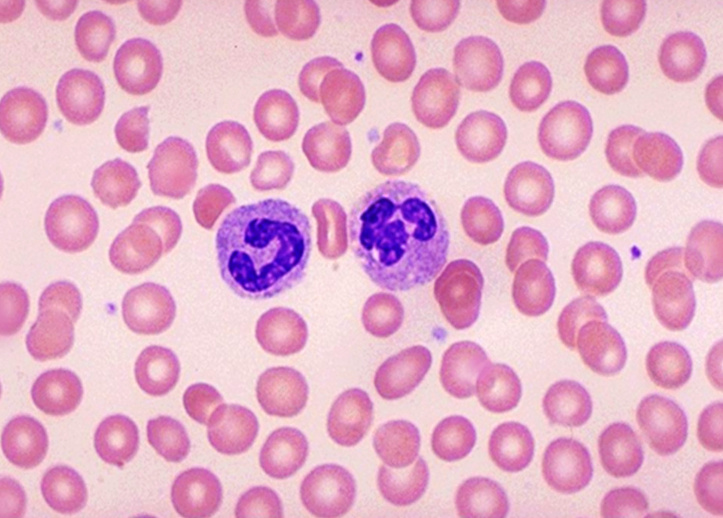
#> input picture images/rbc.jpg, 723 x 518 px
$ python watershed.py   (older library calls are emulated)
#> lines starting #> are read from the running program, lines starting #| are printed output that depends on the picture; after the words box and inside, x2 and y2 are one past the last pixel; in counts of white or black regions, pixels touching at a corner belong together
import os
import logging

import cv2
import numpy as np

from scipy import ndimage as ndi
from skimage.feature import peak_local_max
from skimage.segmentation import watershed
from matplotlib import pyplot as plt

logging.basicConfig(level=logging.INFO)
logger = logging.getLogger(__name__)


def read_image(image_path: str, results_dir: str) -> np.ndarray:
    """Reads an image from a path and returns a numpy array.

    Args:
        image_path (str): Path to the image.
        results_dir (str): Path to the results directory.

    Returns:
        np.ndarray: Numpy array with the image.
    """
#> called with image_path = 'scripts/images/rbc.jpg', results_dir = 'results'
    os.makedirs(results_dir, exist_ok=True)

    with open(image_path, 'rb') as f:
        image_content = f.read()
    img = cv2.imdecode(
        np.frombuffer(image_content, np.uint8),
        cv2.IMREAD_UNCHANGED
    )
#> img is the input picture: shape (518, 723, 3); mean B, G, R 200.6, 173.2, 228.3

    return img


def fill_holes(image: np.ndarray, thresh=1000) -> np.ndarray:
    """Fills holes in a binary image.

    Args:
        image (np.ndarray): Binary image.

    Returns:
        np.ndarray: Binary image with filled holes.
    """
    image = image.copy()
    contours, _ = cv2.findContours(
        image,
        cv2.RETR_TREE,
        cv2.CHAIN_APPROX_SIMPLE
    )
    holes = []

    for contour in contours:
        if cv2.contourArea(contour) < thresh:
            holes.append(contour)

    cv2.drawContours(image, holes, -1, 255, -1)

    return image


def apply_id_and_label(results_dir, gray, labels, labeled_image):
    for label in np.unique(labels):
        if label == 0:
            continue
        mask = np.zeros(gray.shape, dtype='uint8')
        mask[labels == label] = 255
        ctns = cv2.findContours(
            mask.copy(),
            cv2.RETR_EXTERNAL,
            cv2.CHAIN_APPROX_NONE
        )[-2]
        c = max(ctns, key=cv2.contourArea)
        ((x, y), r) = cv2.minEnclosingCircle(c)
        cv2.putText(
            labeled_image,
            '#{}'.format(label),
            (int(x) - 10, int(y)),
            cv2.FONT_HERSHEY_SIMPLEX,
            0.6,
            (255, 255, 250),
            2
        )
        cv2.imwrite(
            os.path.join(results_dir, 'labeled_overlayed_image.png'),
            labeled_image
        )


def apply_overlay(results_dir, img, labels):
    normalize = plt.Normalize(labels.min(), labels.max())
    seg_watershed = plt.cm.jet(normalize(labels))

    seg_watershed = (seg_watershed * 255).astype(np.uint8)
    seg_watershed = cv2.cvtColor(seg_watershed, cv2.COLOR_RGB2BGR)

    overlay = cv2.addWeighted(img, 0.5, seg_watershed, 0.5, 0)
    cv2.imwrite(os.path.join(results_dir, 'overlay_watershed.png'), overlay)
    return overlay


if __name__ == '__main__':
    results_dir = 'results'
    image_path = os.path.abspath(os.path.join('images', 'rbc.jpg'))
    logger.info(f'Reading image from {image_path}')
    img = read_image(image_path, results_dir)
    gray = cv2.cvtColor(img, cv2.COLOR_BGR2GRAY)
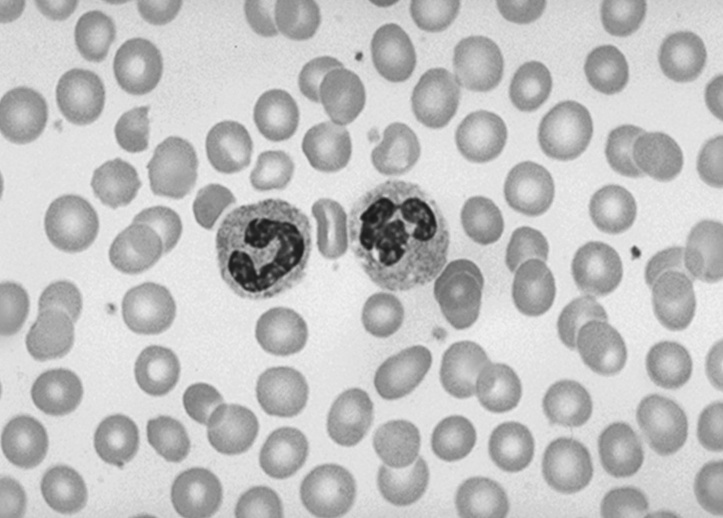
#> gray: shape (518, 723); min 23, max 242, mean 192.8

    logger.info('Applying mean shift filter')
    mean_filter = cv2.pyrMeanShiftFiltering(
        img,
        20,
        40
    )

    logger.info('Applying threshold')
    thresh_val, thresh = cv2.threshold(
        gray,
        0,
        255,
        cv2.THRESH_BINARY_INV | cv2.THRESH_OTSU
    )
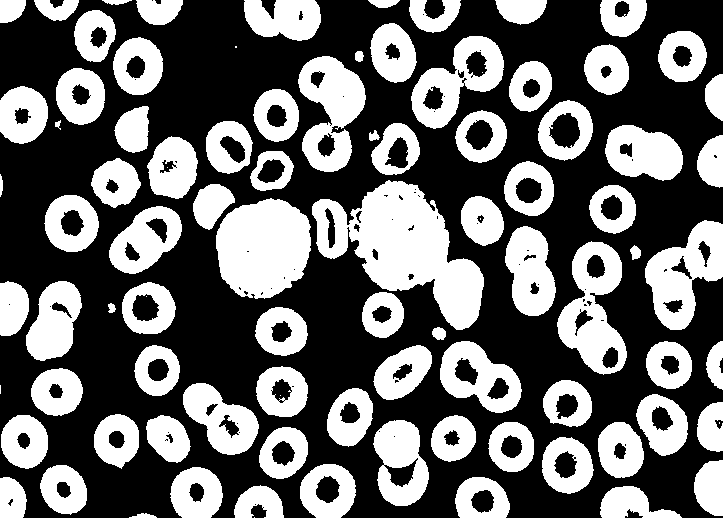
#> thresh: shape (518, 723); 40.5% white; 93 white regions (9 under 20 px)
#> thresh_val = 186
    logger.info('Threshold value: %s', str(thresh_val))

    # dilated = cv2.dilate(thresh, np.ones((3, 3), np.uint8), iterations=2)
    # segmented = cv2.erode(dilated, np.ones((3, 3), np.uint8), iterations=2)
    segmented = fill_holes(thresh)
#> in fill_holes, `contours, _ = cv2.findContours( image, cv2.RETR_TREE, cv2.CHAIN_APPROX..`: contours = 229 contours, 70 with area under 20; largest, box (x1, y1, x2, y2) and area: (312, 180, 484, 330) 12229, (216, 198, 311, 299) 7346, (557, 241, 627, 375) 5450, (645, 220, 723, 330) 4880, (298, 56, 366, 172) 4818
#> the loop in fill_holes, `for contour in contours:` made 229 passes
#> contour on passes 1, 5, 6: [[254, 517]], [[262, 507], [263, 506], [264, 507], [263, 508]], [[254, 504], [255, 503], [256, 504], [255, 505]]
#> after the loop in fill_holes, `for contour in contours:`: holes = 164 contours, 70 with area under 20; largest, box (x1, y1, x2, y2) and area: (697, 402, 723, 452) 963, (409, 0, 461, 33) 957, (495, 0, 547, 25) 916, (0, 477, 27, 518) 893, (136, 0, 183, 25) 836
#> in fill_holes, `cv2.drawContours(image, holes, -1, 255, -1)`: image: shape (518, 723); 45.3% white; 88 white regions (4 under 20 px), largest, box (x1, y1, x2, y2) and area: (312, 180, 484, 330) 12552, (216, 198, 311, 299) 7499, (557, 241, 627, 375) 5628
    cv2.imwrite(os.path.join(results_dir, 'thresh.png'), segmented)

    logger.info('Applying watershed')
    distance_map = ndi.distance_transform_edt(segmented)
    plt.imshow(distance_map)
    plt.savefig(os.path.join(results_dir, 'distance_map.png'))

    local_max = peak_local_max(
        distance_map,
        indices=False,
        min_distance=20,
        labels=segmented
    )
#> local_max: shape (518, 723) bool; 0.02% white in thin lines or dots, all inside (x1, y1, x2, y2) = (20, 20, 703, 498)
    markers = ndi.label(local_max, structure=np.ones((3, 3)))[0]
#> markers: shape (518, 723) int32; 85 distinct labels, from 0 to 84
    labels = watershed(-distance_map, markers, mask=segmented)
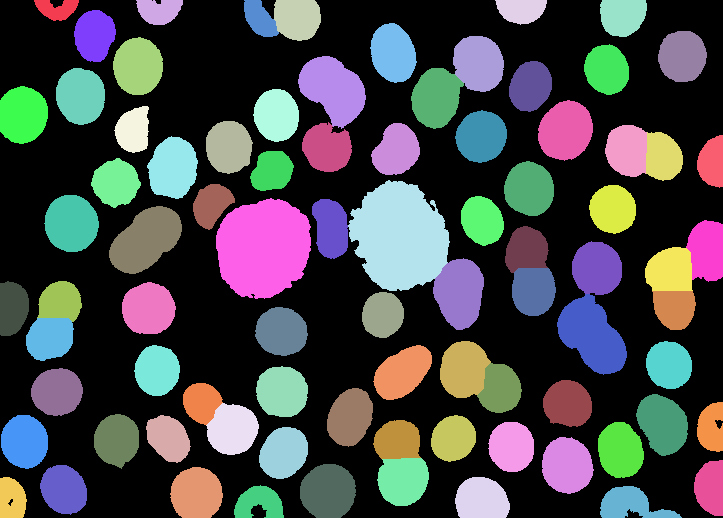
#> labels: shape (518, 723) int32; 85 distinct labels, from 0 to 84; one colour per label, 0 black
    logger.info('Number of objects: %s', str(len(np.unique(labels)) - 1))

    logger.info('Saving results')
    plt.clf()
    plt.imshow(labels)
    fig = plt.gcf()
    fig.set_size_inches(18.5, 10.5)
    plot = plt.imshow(labels, cmap='jet')
    plt.colorbar(plot)
    plt.savefig(os.path.join(results_dir, 'labels_watershed.png'))
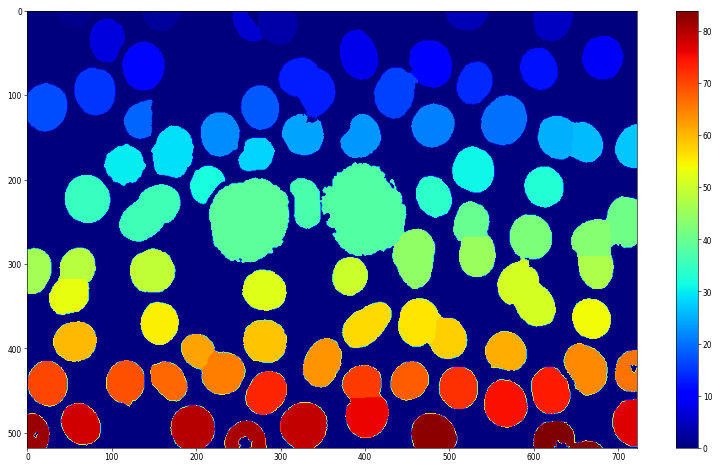
#> figure drawn by matplotlib, 2 panels

    logger.info('Applying overlay with normalized labels')
    overlay = apply_overlay(results_dir, img, labels)
#> in apply_overlay, `seg_watershed = plt.cm.jet(normalize(labels))`:
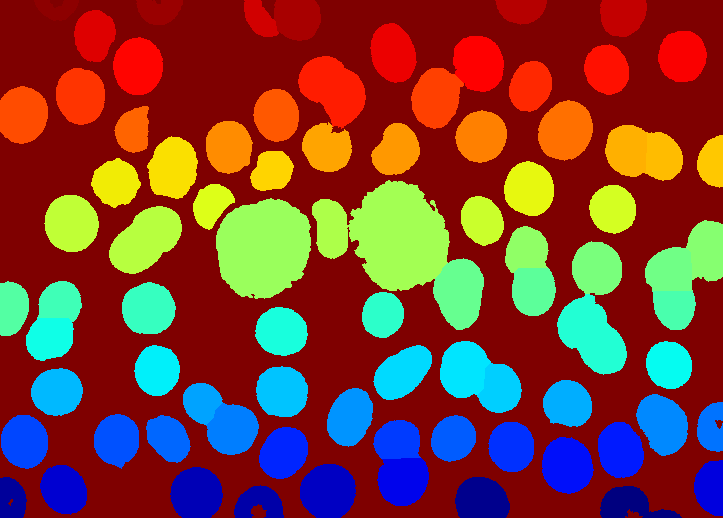
#> seg_watershed: shape (518, 723, 4) float64; mean of channels 0, 1, 2, 3 0.207, 0.254, 0.492, 1; drawn as B, G, R
#> in apply_overlay, `overlay = cv2.addWeighted(img, 0.5, seg_watershed, 0.5, 0)`:
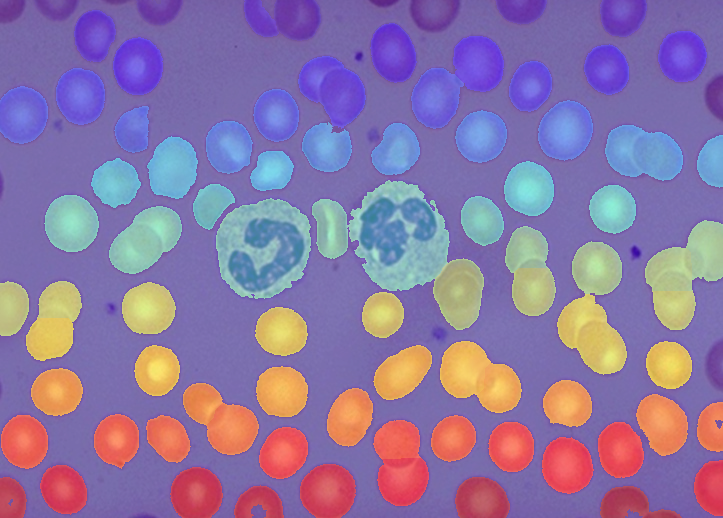
#> overlay: shape (518, 723, 3); mean B, G, R 162.8, 118.9, 140.5

    logger.info('Identifying objects and applying labels')
    apply_id_and_label(results_dir, gray, labels, overlay.copy())
#> the loop in apply_id_and_label, `for label in np.unique(labels):` made 85 passes
#> (x, y, r) on passes 2 to 13: (56, 1, 22.02), (159, 2.17, 23.1), (295.3, 16.76, 25.59), (520.5, 1.5, 25.54), (623.5, 12.97, 25.13), (260.3, 17.26, 23.71), (95, 35.59, 25.9), (393.5, 52.5, 30.04), (682.2, 55.91, 26.1), (476.6, 63.69, 29.08), (137.5, 65.71, 28.82), (606.8, 69.11, 25.24)
#> after the loop in apply_id_and_label, `for label in np.unique(labels):`:
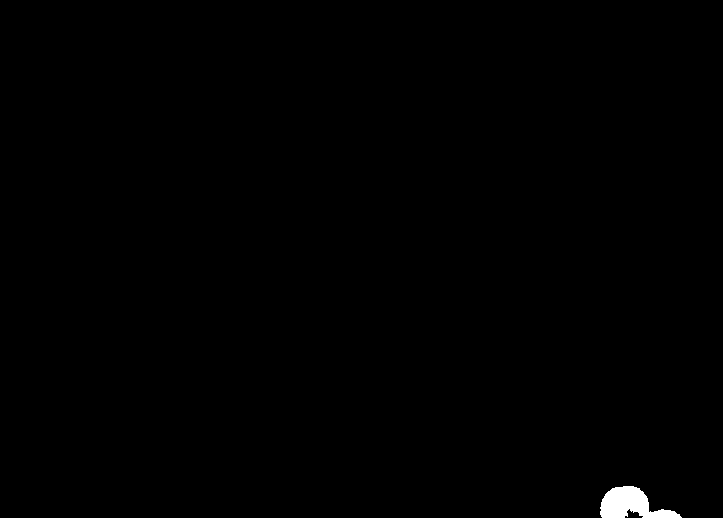
#> mask: shape (518, 723); 0.4% white; 1 white region, box (x1, y1, x2, y2) and area: (600, 486, 682, 518) 1489
